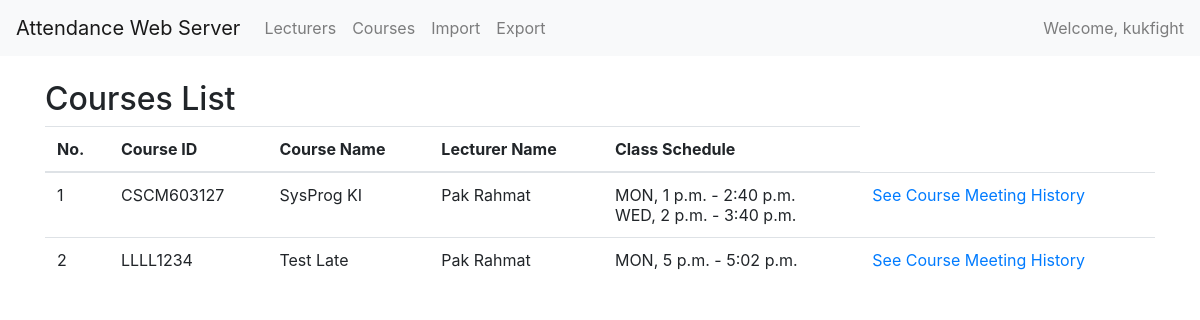
The page / (signed in) on the database its author committed.
### index/models.py (models this page shows, shortened)
class Course(models.Model):
    code = models.CharField(max_length=30)
    name = models.CharField(max_length=50)
    lecturer = models.ForeignKey(Lecturer, on_delete=models.CASCADE, related_name="lecturer")
    late_tolerance = models.IntegerField(default=10)
    class Meta:
        unique_together = ["code"]

class Lecturer(models.Model):
    serial_number = models.CharField(max_length=50)
    name = models.CharField(max_length=50)
    npm = models.IntegerField()
    class Meta:
        unique_together = ["npm"]

class CourseClass(models.Model):
    course = models.ForeignKey(Course, on_delete=models.CASCADE, related_name="course")
    day = models.CharField(max_length=1, choices=DAYS_OF_WEEK)
    start_time = models.TimeField()
    end_time = models.TimeField()
    class Meta:
        unique_together = ["course", "day", "start_time"]

### index/views.py (the view)
# urls.py: path('', views.showCoursesList, name='show_courses_list'),
def showCoursesList(request):
    courses = Course.objects.all()
    course_class = CourseClass.objects.all()
    return render(request, 'coursesList.html', {
        "courses": courses,
        "course_class": course_class,
    })

### templates/coursesList.html (shortened to what this page needs)
<html lang="en">
  <head>
    <link rel="stylesheet" href="https://stackpath.bootstrapcdn.com/bootstrap/4.3.1/css/bootstrap.min.css">
  </head>
    {% block body %}
        {% include 'navbar.html' %}
    <div class="container" style="margin-top:5rem;">
      <h2>Courses List</h2>
      <table class="table">
        <thead>
          <tr>
              <th>No.</th>
              <th scope="col">Course ID</th>
              <th scope="col">Course Name</th>
              <th scope="col">Lecturer Name</th>
              <th scope="col">Class Schedule</th>
          </tr>
        </thead>
        <tbody>
          {% for course in courses %}
              <tr>
                  <td>{{ forloop.counter }}</td>
                  <td>{{ course.code }}</td>
                  <td>{{ course.name }}</td>
                  <td>{{ course.lecturer.name }}</td>
                  <td>
                      {% for class in course_class %}
                          {% if course.code == class.course.code %}
                            <span>{{ class.get_day_display }}, {{ class.start_time }} - {{ class.end_time }}</span>
                              <br/>
                          {% endif %}
                      {% endfor %}
                  </td>
                <td><a href="{% url 'show_meeting' course_code=course.code %}"> See Course Meeting History</a></td>
              </tr>
          {% endfor %}
        </tbody>
      </table>
    </div>
    {% endblock %}
  </body>
</html>

### templates/navbar.html (shortened to what this page needs)
<nav class="navbar fixed-top navbar-expand-lg navbar-light bg-light">
  <a class="navbar-brand" href="{% url 'show_courses_list' %}">Attendance Web Server</a>
  <div class="collapse navbar-collapse" id="navbarText">
    <ul class="navbar-nav mr-auto">
      <li class="nav-item {% if 'lecturer' in request.path %} active{% endif %}">
        <a class="nav-link" href="{% url 'show_lecturers' %}"> Lecturers </a>
      </li>
      <li class="nav-item {% if 'course' in request.path %} active{% endif %}" >
        <a class="nav-link" href="{% url 'show_courses_list' %}">Courses</a>
      </li>
      <li class="nav-item {% if 'import' in request.path %} active{% endif %}">
        <a class="nav-link" href="{% url 'import_page' %}">Import</a>
      </li>
      <li class="nav-item {% if 'export' in request.path %} active{% endif %}">
        <a class="nav-link" href="{% url 'export_csv' %}">Export</a>
      </li>
    </ul>
    <span class="navbar-text">
      Welcome, {{ user.username }}
    </span>
  </div>
</nav>

### rows shown on the page
Course: code "CSCM603127", name "SysProg KI", lecturer.name "Pak Rahmat"
CourseClass: day "MON", start_time "1 p.m.", end_time "2:40 p.m."
CourseClass: day "WED", start_time "2 p.m.", end_time "3:40 p.m."
Course: code "LLLL1234", name "Test Late", lecturer.name "Pak Rahmat"
CourseClass: day "MON", start_time "5 p.m.", end_time "5:02 p.m."

### other values the page prints
{{ user.username }} "kukfight"
